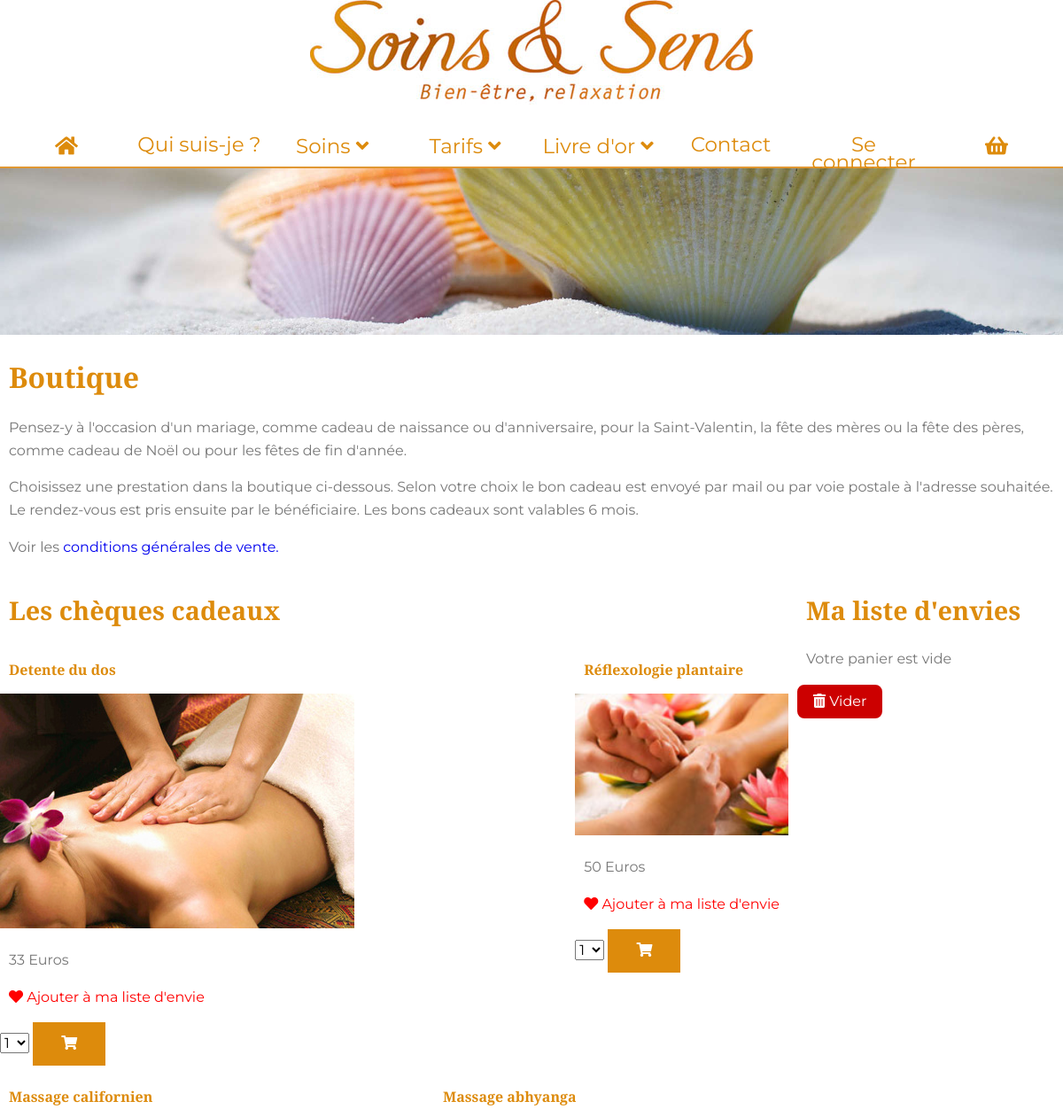
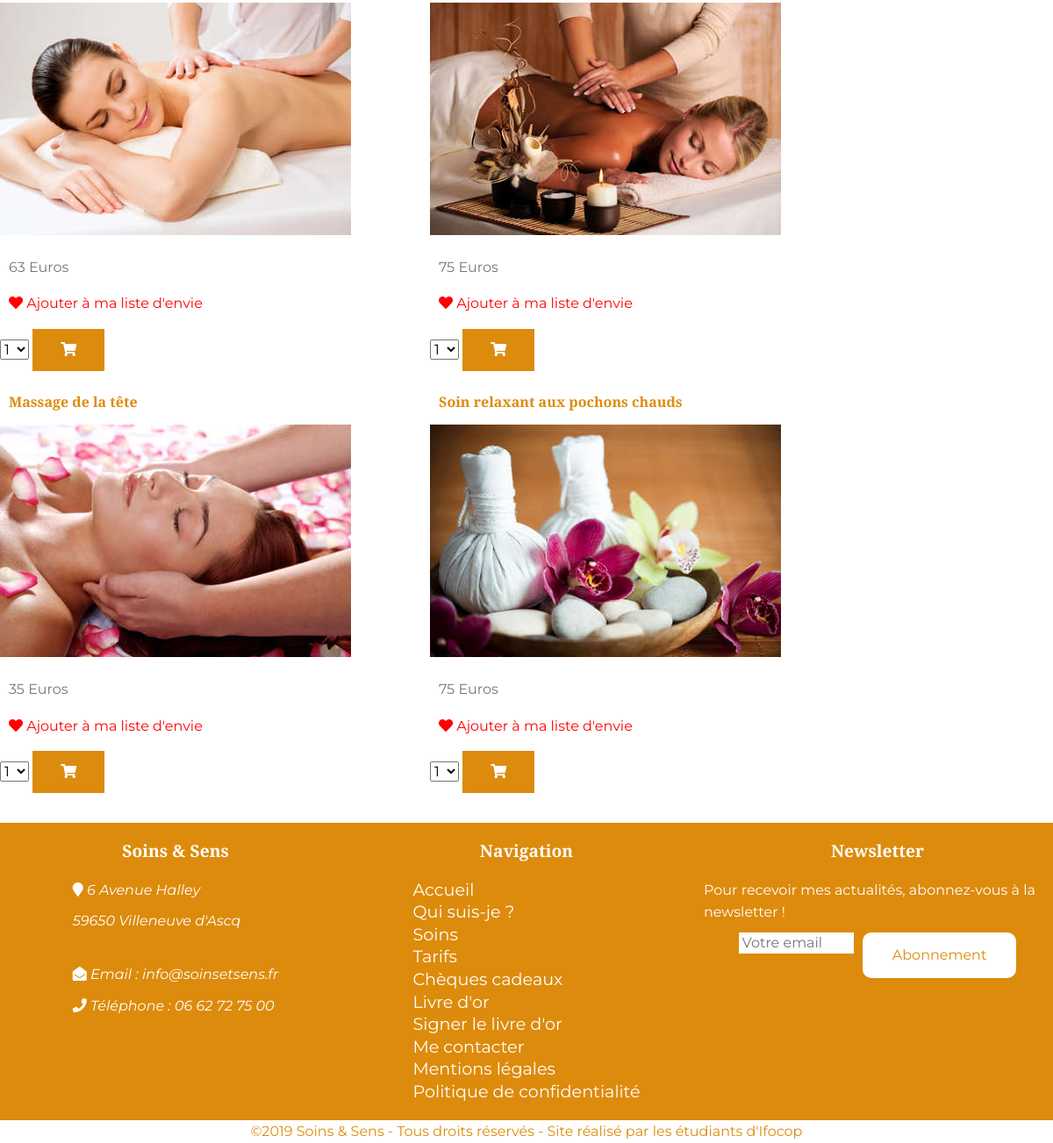
The page /boutique.php on the database its author committed (2 pictures, top to bottom).
### tables this page shows
CREATE TABLE `Soins` (
  `ID` int(10) UNSIGNED NOT NULL,
  `Nom` varchar(200) NOT NULL,
  `Description` text NOT NULL,
  `Photo` varchar(255) NOT NULL,
  `Prix` decimal(10,0) NOT NULL,
  `id_cat` int(11) NOT NULL,
  `Durée` int(11) NOT NULL,
  `Publié` tinyint(1) NOT NULL,
  `Nouveau` tinyint(1) NOT NULL,
  `Promu` tinyint(1) NOT NULL,
  `photo_mobile` varchar(250) DEFAULT NULL,
  `photo_tablette` varchar(250) DEFAULT NULL
);

### boutique.php (called while the page is built, shortened)
<?php
include "bdd.php";
$query= $bdd -> prepare("SELECT Id,Nom, Photo, Prix FROM Soins WHERE Nouveau = 1");
$query ->execute();
$soins_boutique = $query ->fetchAll();
include 'templates/boutique.phtml';

### templates/boutique.phtml (the view, shortened to what this page needs)
<?php include 'header.php'; ?>
                    <main class="chequesCadeaux">
                        <section class="boutique">
                            <h1>Boutique</h1>
                            <p>Pensez-y à l'occasion d'un mariage, comme cadeau de naissance ou d'anniversaire, pour la Saint-Valentin, la fête des mères ou la fête des pères, comme cadeau de Noël ou pour les fêtes de fin d'année.</p>
                            <p>Choisissez une prestation dans la boutique ci-dessous. Selon votre choix le bon cadeau est envoyé par mail ou par voie postale à l'adresse souhaitée. Le rendez-vous est pris ensuite par le bénéficiaire. Les bons cadeaux sont valables 6 mois.</p>
                            <p>Voir les <a href="politique-de-confidentialite.html" target="_blank">conditions générales de vente.</a></p>
                        </section>
                        <div class="bloc">
                           <section class='cheque'>
                            <h2>Les chèques cadeaux</h2>
                            <div class='articleAll'>
                                <?php foreach($soins_boutique as $soins) :?>
                                <article>
                                  <h3> <?= $soins['Nom'] ?> </h3>
                                    <picture>
                                        <source media="(max-width: 767px)" srcset="img/soins/<?= $soins['Photo']?>">
                                            <source media="(max-width: 1023px)" srcset="img/soins/<?= $soins['Photo']?>">
                                                <img src="img/soins/<?= $soins['Photo']?>" alt="<?= $soins['Nom'] ?>">
                                            </picture>
                                            <p><?= $soins['Prix'] ?> Euros</p>
                                            <p class="red"><i class="fas fa-heart"></i> Ajouter à ma liste d'envie</p>
                                            <select id="nbPlantaire">
                                                <option value="1" selected>1</option>
                                            </select>
                                            <button data-id="<?= $soins['Id'] ?>" data-name="<?= $soins['Nom'] ?>" data-price="<?= $soins['Prix'] ?>" class="add_to_cart"><i class="fas fa-shopping-cart"></i></button>
                                        </article>
                                            <?php endforeach; ?>
                                                </section>
                                                <section class="listeEnvie">
                                                  <h2>Ma liste d'envies</h2>
                                                  <div id="panier-resume"></div>
                                                  <button id="Vider"><i class="fas fa-trash-alt"></i> Vider</button>
                                              </section>
                                          </div>
                                      </main>
                                 <?php include 'footer.php'; ?>

### header.php (shortened to what this page needs)
<!DOCTYPE html>
<html lang="fr">
<head>
	<link rel="stylesheet" type="text/css" href="style.css">
	<link rel="stylesheet" type="text/css" href="normalize.css">
	<link rel="stylesheet" href="https://use.fontawesome.com/releases/v5.7.2/css/all.css">
</head>
<body>
	<header class='container'>
		<div class='logo'>
			<a href="index.php"><img src="img/logo.jpg" class="logo" alt="logo"></a>
		</div>
		<div class="menu">
			<nav>
				<ul>
					<li> <a href="index.php"><i class="fas fa-home"></i></a></li>
					<li> <a href="apropos.php" >Qui suis-je ?</a></li>
					<li class='soins'>Soins <i class="fas fa-angle-down"></i>
					<li class='test'>Tarifs <i class="fas fa-angle-down"></i>
						<li class="test1">Livre d'or <i class="fas fa-angle-down"></i>
							<li><a href="contact.php">Contact</a></li>
							<li><a href="login.php"><?php if(!isset($_SESSION['connected'])) :?> Se connecter</a></li>
							<?php else:?> Mon compte </a></li>
										<?php endif; ?>
							<li><a href="panier.php"><i class="fas fa-shopping-basket"></i></a></li>
						</ul>
					</nav>
				</div>
				<picture>
					<source media="(max-width: 500px)" srcset="img/banner-mobile.jpg">
						<source media="(max-width: 1023px)" srcset="img/banner-tablette.jpg">
							<img src='img/banner-desktop.jpg' alt='Bannière' class='banniere' >
						</picture>
					</header>

### footer.php (shortened to what this page needs)
<footer>
		<section class='footer1'>
			<article>
				<h3>Soins & Sens</h3>
				<address>
					<p><i class="fas fa-map-marker"></i> 6 Avenue Halley</p>
					<p>59650 Villeneuve d'Ascq</p><br>
					<p><i class="fas fa-envelope-open"> </i> Email : <a href="mailto:info@soinsetsens.fr">info@soinsetsens.fr</a>
						<p><i class="fas fa-phone"> </i> Téléphone : <a href="tel:+33662727500">06 62 72 75 00</a></p>
				</address>
			</article>
			<article>
				<h3>Navigation</h3>
				<nav>
					<ul>
						<li><a href="index.php">Accueil</a></li>
						<li><a href="apropos.php">Qui suis-je ?</a></li>
						<li><a href="soins.php">Soins</a></li>
						<li><a href="tarifs.php">Tarifs</a></li>
						<li><a href="boutique.php">Chèques cadeaux</a></li>
						<li><a href="avis-clients.php">Livre d'or</a></li>
						<li><a href="ecrire-avis.php">Signer le livre d'or</a></li>
						<li><a href="contact.php">Me contacter</a></li>
						<li><a href="mentions-legales.php">Mentions légales</a></li>
						<li><a href="politique-de-confidentialite.php">Politique de confidentialité</a></li>
					</ul>
				</nav>
			</article>
			<article class='newsletter1'>
				<h3>Newsletter</h3>
				<p>Pour recevoir mes actualités, abonnez-vous à la newsletter !</p>
				<form class='newsletter' method="POST" action="get.php">
					<input type="email" name="email" value="" placeholder="Votre email" required>
					<button type="submit" value="abonnement">Abonnement</button>
				</form>
			</article>
		</section>
			<p class="copy">&copy;2019 Soins & Sens - Tous droits réservés - Site réalisé par les étudiants d'Ifocop </p>
	</footer>
</body>
</html>

### rows shown on the page
soins: Nom "Massage de la tête", Photo (picture), Prix "35"
soins: Nom "Soin relaxant aux pochons chauds", Photo (picture), Prix "75"
soins: Nom "Massage californien", Photo (picture), Prix "63"
soins: Nom "Massage abhyanga", Photo (picture), Prix "75"
soins: Nom "Detente du dos", Photo (picture), Prix "33"
soins: Nom "Réflexologie plantaire", Photo (picture), Prix "50"
